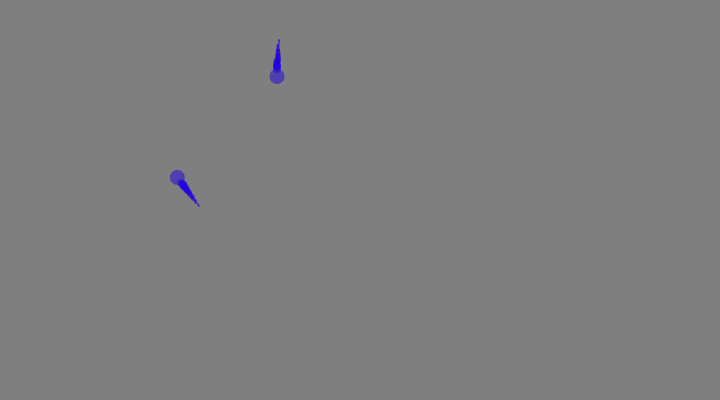
Frame 1 (no input)
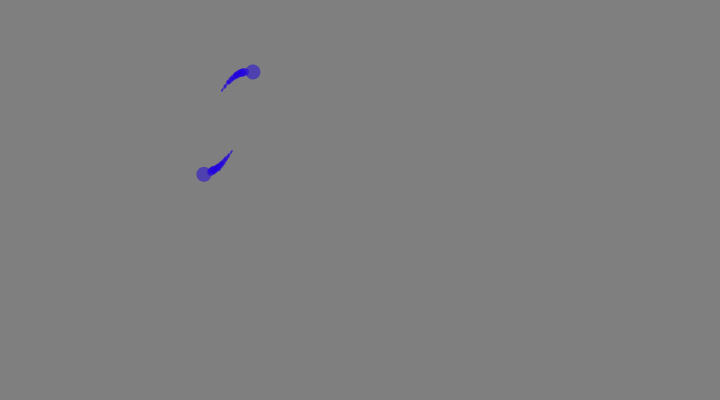
Frame 60 (the mouse pressed at the canvas centre just before this capture)
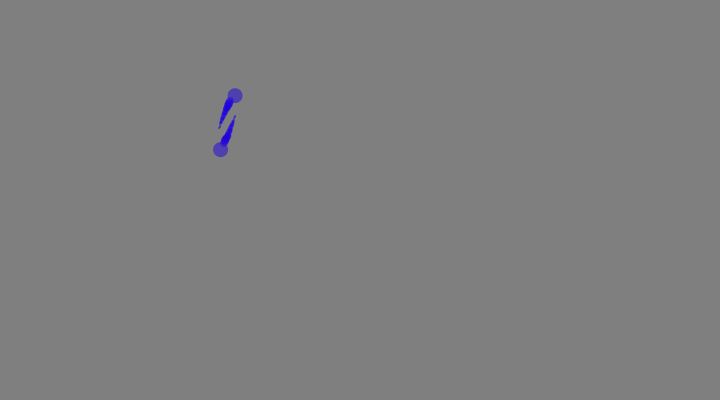
Frame 120 (the mouse held since frame 60 and released just before this capture)

The Processing sketch that drew these frames (run headless with seeded random() and noise(); from frame 60 on, the mouse is pressed at the canvas centre):

// Processing sketch: cellularExample
// ── cellularExample.pde
//Old code doing a cellular autonama simulation

Organism[] Orgs = new Organism[2];

int windowWidth = 720;
int windowHeight = 400;

//Organism Attributes
float orgSpeed = .5;
float startDiameter = 15;

void setup() {
  //frameRate(30);
  size(720, 400);
  Orgs[0] = new Organism(177, 177, startDiameter);
  Orgs[1] = new Organism(277, 77, startDiameter);
  stroke(0, 127);
  noStroke();
  smooth();
}

void draw() {
  background(127);
  for(int i=0; i<Orgs.length; i++) {
    Orgs[i].update();
  }
}

void mousePressed() {
  if (mouseButton == LEFT) {
    newOrg(mouseX, mouseY);
  } 
  else if (mouseButton == RIGHT) {
    newOrg(mouseX, mouseY);
    Orgs[Orgs.length-1].isFood = true;
  }
}

void newOrg(float x, float y) {
  Organism neen = new Organism(int(x), int(y), startDiameter);
  Orgs = (Organism[]) append(Orgs, neen);
}

void killOrg() {
  for (int i = 0; i<Orgs.length; i++) {
    if (!Orgs[i].isSelectable) {
      //switch it to the end of the array
      Organism tempOrg = Orgs[i];
      Organism tempOrg2 = Orgs[Orgs.length-1];
      Orgs[i] = tempOrg2;
      Orgs[Orgs.length-1] = tempOrg;
      Orgs = (Organism[]) shorten(Orgs);
      i += Orgs.length;
    }
  }
}

/////////////////////////////////////This Class is to create the tentacles from each organism////////////////////////////////////////


class Tentacle {

  int numberOfSegments = 24;
  float divider = .03; //how fast the tentacle rotates
  float widthMulti = .3; //i * this + 2 in the initialization script, gives width of each section
  int lengthConstructor = 30; //how long the tentacle is

  boolean isAttatched = false;
  boolean hasTarget = false;
  Organism targetOrg, parentOrg;

  float[] angleStorage = new float[numberOfSegments]; //these store values of angle for each segment. 
  int[] tentacleLength = new int[numberOfSegments] ;
  int[] tentacleWidth = new int[numberOfSegments];

  float initOrganWidth;
  float organWidth; //these two values are to handle organism growth

    float x, y; //the middle of the parent organism 
  float tentacle0x;     //so as to only call the sin/cos once each update;
  float tentacle0y;

  Tentacle(float orgWidth, Organism pOrg) {
    float direction = random(2)*PI-PI;

    for (int i = 0; i<numberOfSegments; i++) {  //create the length of each tentacle segment
      tentacleWidth[i] = int(i*widthMulti+2);
      tentacleLength[i] = int(((numberOfSegments-i)/float(numberOfSegments)*lengthConstructor)+orgWidth*.5);
      angleStorage[i] = direction;
    }
    initOrganWidth = orgWidth;
    parentOrg = pOrg;
  }

  void update(float X, float Y, float orgWidth) {
    tentacle0x = endTentacleX(angleStorage[0], tentacleLength[0]);
    tentacle0y = endTentacleY(angleStorage[0], tentacleLength[0]);
    x = X;
    y = Y;

    drawTentacle();
    updateAngle();
    getClosestOrg();
    pointTentacle();

    if (orgWidth != initOrganWidth) {
      tentLengthUpdate(orgWidth);
    }
  }

  void drawTentacle() {
    for (int i = 0; i < tentacleLength.length; i++) {
      ellipse(endTentacleX(angleStorage[i], tentacleLength[i]), endTentacleY(angleStorage[i], tentacleLength[i]), tentacleWidth[i], tentacleWidth[i]);
    }
  }

  void updateAngle() {
    for (int i = angleStorage.length-1; i >= 1; i--) {
      angleStorage[i] -= angleStorage[i] - angleStorage[i-1]; //update the angles from the bottom of the array up, to make sure that each element of the tentacle follows another. 
    }
  }

  int endTentacleY(float tentAngle, int currentLength) {
    float returned = sin(tentAngle)*currentLength;
    return int(returned+y);
  }
  int endTentacleX(float tentAngle, int currentLength) {
    float returned = cos(tentAngle)*currentLength;
    return int(returned+x);
  }

  void tentLengthUpdate(float oW) {
    for (int i = 0; i<tentacleLength.length; i++) {
      tentacleLength[i] = int(((numberOfSegments-i)/float(numberOfSegments)*lengthConstructor)+oW*.5);
    }
    initOrganWidth = oW; //avoids exponential growth.
  }

  void getClosestOrg() {
    float[][] distanceHolder = new float[Orgs.length][2];
    int targetInt = 0;
    float tempFloat = float(windowWidth);

    for (int i = 0; i<Orgs.length; i++) {

      if ((Orgs[i].isSelectable) && (parentOrg.x != Orgs[i].x)) {
        distanceHolder[i][0] = dist(tentacle0x, tentacle0y, Orgs[i].x, Orgs[i].y);
        distanceHolder[i][1] = i;
      }

      if ((distanceHolder[i][0] < tempFloat) && (distanceHolder[i][0] != 0.0)) {
        targetInt = int(distanceHolder[i][1]);
        tempFloat = distanceHolder[i][0];
      }
    }
    //check the distance between each org and the tent0x,y
    // if the distance is less than the current distance, then assign the index to the target org.

    targetOrg = Orgs[targetInt];
    hasTarget = true;
  }

  void pointTentacle() {   //This is to point the Tentacle in the direction of its chosen prey

    float proximityCheck = dist(targetOrg.x, targetOrg.y, tentacle0x, tentacle0y);

    if (proximityCheck < targetOrg.diameter * .5) {
      isAttatched = true;
      targetOrg.diameter -= targetOrg.growthAmount;
    } 
    else if ((isAttatched == true) && (proximityCheck > targetOrg.diameter * .5)) {
      isAttatched = false;
    }

    float holderAngle = angleStorage[0];
    float neededAngle = atan2((targetOrg.y - y), (targetOrg.x - x));

    //put the needed angle in the same quadrant as the holder angle so as to avoid nA == 1, hA == 360
    if (holderAngle > TWO_PI) {
      neededAngle += TWO_PI;
    } 
    else if (holderAngle < -TWO_PI) {
      neededAngle -= TWO_PI;  
    }

    //Get the shortest angle between the two E.G. nA == 170 and hA == -170
    if (abs(neededAngle - holderAngle) > PI) {
      if (holderAngle < neededAngle) {
        neededAngle -= TWO_PI;
      }
      else if (holderAngle > neededAngle) {
        neededAngle += TWO_PI;
      }
    }
    //finally update the angle
    neededAngle -= holderAngle;
    neededAngle *= divider;
    angleStorage[0] += neededAngle;
  }
}

/////////////////////////////////////////////////////////////////////////////ORANISM CLASS///////////////////////////////////////////


class Organism {
  float diameter, x, y;
  Tentacle[] tent = new Tentacle[1];

  boolean isFood = false;

  boolean isSelectable = true; //to determine if this org is alive
  boolean needsSplitting = false;
  int growthFrameCount = 0;
  float growthFactor;
  float growthAmount = .2; //the growth amount gets added to the grothfactor for each attatched tentacle

  Organism(int xpos, int ypos, float thewidth) {
    x = float(xpos);
    y = float(ypos);
    diameter = thewidth;
    tent[0] = new Tentacle(diameter, this);
  }

  void update() {
    if (!isFood) {
      if (needsSplitting == false) {
        int redValue = int(map(diameter, 10, 50, 0, 255));
        int blueValue = 255 - redValue;
        fill(redValue, 0, blueValue, 127);
      } 
      else {
        int growthColor = int(map(growthFrameCount, 0, 15, 0, 255));
        int growthC2 = 255 - growthColor;
        fill(0, growthC2, growthColor, 127);
      }

      //move each tentacle and move org
      for (int i = 0; i<tent.length; i++) {
        tent[i].update(x, y, diameter);
      }
      moveOrg();

      //draw
      ellipse(x, y, diameter, diameter);

      //check to see if the org needs to grow...
      grow();

      //split...
      if (diameter >= 49) {
        needsSplitting = true;
      }
      if (needsSplitting == true) {
        if (growthFrameCount <= 15) {
          growthFrameCount++;
        } 
        else if (growthFrameCount > 15) {
          splitOrg();
        }
      }

      //die...
      if ((diameter <= 10) || (((x > windowWidth) || (x < 0)) && ((y > windowHeight) || (y < 0)))) {
        diameter = 0;
        isSelectable = false;
        killOrg();
      }

      //or grow/kill a new tentacle
      if (int(diameter/10) != tent.length) {
        if (int(diameter/10) > tent.length) {
          growTentacle();
        }
        if (int(diameter/10) < tent.length) {
          killTentacle();
        } 
      }
    } 
    else {
      if (tent.length > 0) {
        killTentacle();
        diameter = 20;
      }
      fill(0, 127);
      ellipse(x, y, diameter, diameter);
      grow();
      if (diameter < 8) {
        diameter = 0;
        isSelectable = false;
        killOrg();
      }
    }
  }

  void moveOrg() {
    float motionVector = getMotionVector();
    if (motionVector != 0.0) {
      x += cos(motionVector)*orgSpeed;
      y += sin(motionVector)*orgSpeed;
    }
  }

  float getMotionVector() {
    float XAverage = 0;
    float YAverage = 0;
    //get the angles of all the tentacles, and average them into one angle.
    for (int i = 0; i<tent.length; i++) {
      if (tent[i].isAttatched == false) {
        XAverage += cos(tent[i].angleStorage[0]);
        YAverage += sin(tent[i].angleStorage[0]);
      }
    }
    return  atan2(YAverage, XAverage); //gives the angle of the forces in radians.
  }
  
  void splitOrg() {
    newOrg(x+random(-5, 5), y+random(-5, 5));
    newOrg(x+random(-5, 5), y+random(-5, 5));
    newOrg(x+random(-5, 5), y+random(-5, 5));
    newOrg(x+random(-5, 5), y+random(-5, 5));
    isSelectable = false;    
    killOrg();
  }

  void growTentacle() {
    Tentacle tenner = new Tentacle(diameter, this);
    tent = (Tentacle[]) append(tent, tenner);
  }
  void killTentacle() {
    tent = (Tentacle[]) shorten(tent);
  }
  void grow() {
    for (int i = 0; i < tent.length; i++) {
      if (tent[i].isAttatched) {
        growthFactor += growthAmount;
      }
    }
    if (needsSplitting == true) {
      growthFactor -= 2;
    }
    if (growthFactor != 0) {
      diameter += growthFactor;
      growthFactor = 0;
    }
  }
}
